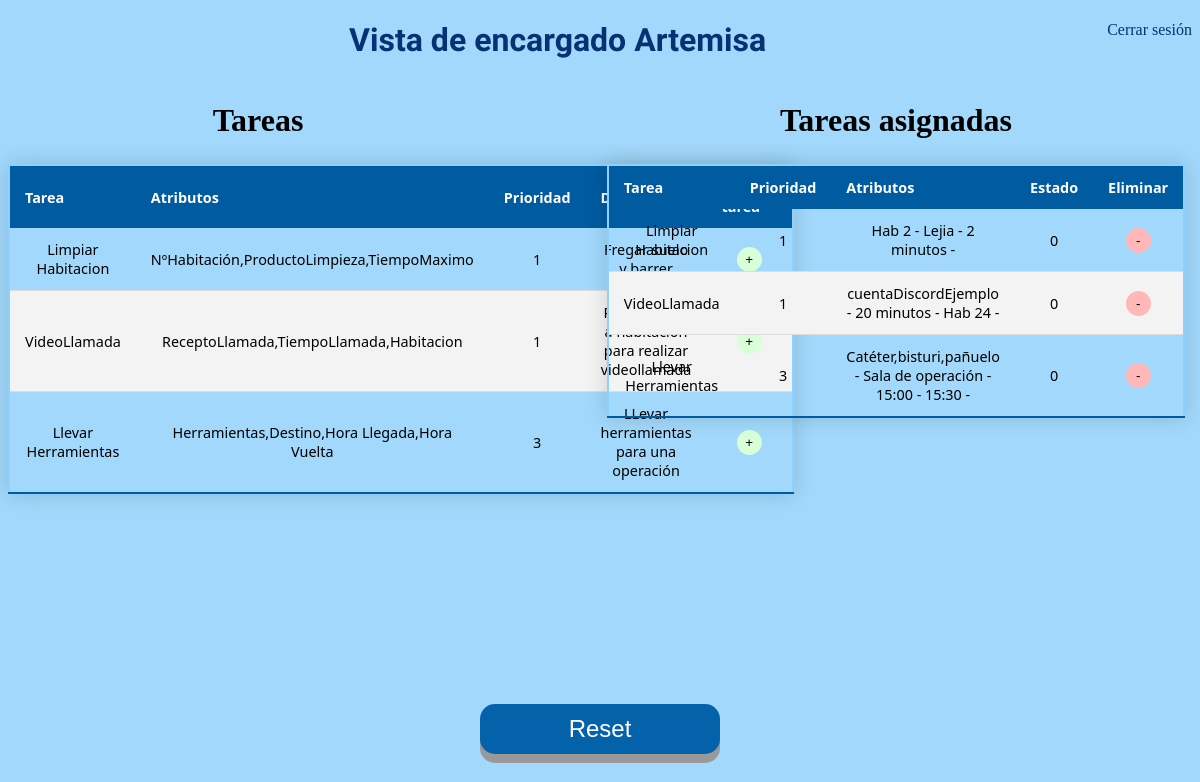
/interfaz_encargado.html, run on the app's committed database.
### app.py (models this page shows)
class Todo(db.Model): #Tabla para tareas creadas
    id = db.Column(db.Integer, primary_key=True)
    content = db.Column(db.String(200), nullable=False)
    priority = db.Column(db.String(200))        # prioridad
    descripcion = db.Column(db.String(200))             # Descripcion
    atributos = db.Column(db.String(800))               # Atributos

class InstanciaTarea(db.Model):
    id = db.Column(db.Integer, primary_key=True)
    content = db.Column(db.String(200), nullable=False)
    completed = db.Column(db.Integer, default=0)
    priority = db.Column(db.String(200))       # prioridad
    atributos_asignados = db.Column(db.String(800))

### app.py (the view)
@app.route('/interfaz_encargado.html', methods=['POST','GET'])   # Redireccion a Encargado
def encargado():
    tasks = Todo.query.order_by(Todo.id).all() # tareas ordenadas por id
    instancias = InstanciaTarea.query.order_by(InstanciaTarea.priority).all() # instancias de tareas ordenadas por prioridad
    return render_template('interfaz_encargado.html', tasks=tasks, instancias=instancias)

### templates/interfaz_encargado.html (shortened to what this page needs)
{% extends 'base.html' %}
{% block body %}
<a style="float:right" href="index.html">Cerrar sesión</a>
    <h1 class="principal" style="text-align:center"> Vista de encargado Artemisa</h1>
    <div class="inline-div-izquierda">
        <h1 class="Copper">Tareas</h1>
        <center>
            <table>
                <thead>
                    <tr>
                        <th> Tarea</th>
                        <th>Atributos</th>
                        <th>Prioridad</th>
                        <th>Descripción</th>
                        <th>Asignar tarea</th>
                    </tr>
                </thead>
                {% for task in tasks %}
                    {% if task.id!=1 %}
                            <tr>
                            <td> {{ task.content }}</td>
                            <td>
                                {{task.atributos}}
                            </td>
                            <td>
                                {{task.priority}}
                            </td>
                            <td>
                                {{task.descripcion}}
                            </td>
                            <td>
                                <button type="button" class="button3" onClick="window.location.href='/asignar/{{task.id}}';">+</button>
                            </td>
                        </tr>
                    {% endif %}
                {% endfor %}
            </table>
        </center>
    </div>
    <center>
        <div class="inline-div-derecha">
            <h1 class="Copper"> Tareas asignadas</h1>
            <center>
                <table>
                    <thead>
                        <tr>
                            <th> Tarea</th>
                            <th>Prioridad</th>
                            <th>Atributos</th>
                            <th>Estado</th>
                            <th>Eliminar</th>
                        </tr>
                    </thead>
                    {% for inst in instancias %}
                        {% if inst.id!=0 %}
                                <tr>
                                <td> {{ inst.content }}</td>
                                <td>
                                    {{ inst.priority }}
                                </td>
                                <td>
                                    {{ inst.atributos_asignados }}
                                </td>
                                <td>
                                    {{ inst.completed }}
                                </td>
                                <td>
                                    <button type="button" class="button4" onClick="window.location.href='/delete_Asignada/{{inst.id}}';">-</button>
                                </td>
                            </tr>
                        {% endif %}
                    {% endfor %}
                </table>
        </div>
    </center>
    <button id="boton2" class="button2" onclick="window.location.href='interfaz_encargado.html';">Reset</button>
{% endblock %}

### static/css/main.css (style rules this page uses)
a:link { text-decoration: none; color: rgb(6, 50, 115); }
body { background-color: #a1d8fb; }
h1.Copper { font-family: Copperplate, Papyrus, fantasy; text-align: center }
h1.principal { font-family: "Audiowide", sans-serif; color: rgb(6, 50, 115); }
.button2 { width: 20%; height: 50px; position: absolute; top: 88%; left: 40%; font-size: 24px; text-align: center; position: absolute; bottom: 30px; right: 600px; cursor: pointer; outline: none; color: #fff; background-color: #0462aa; border: none; border-radius: 15px; box-shadow: 0 9px #999; }
.button3 { width: 25px; height: 25px; border: none; border-radius: 15px; background-color: #d8ffd8; }
.button4 { width: 25px; height: 25px; border: none; border-radius: 15px; background-color: #ffb7b7; }
.inline-div-derecha { width: 50%; float: right; }
.inline-div-izquierda { width: 500px; float: left; }
table { border: 2px solid rgb(140, 209, 255); border-collapse: collapse; width: 95%; margin: 25px 0; font-size: 0.9em; font-family: "Segoe UI"; text-align: center; min-width: 400px; box-shadow: 0 0 20px rgba(0, 0, 0, 0.15); }
thead tr { background-color: #005ba0; color: #ffffff; text-align: left; }
th, td { padding: 12px 15px; }
tbody tr { border-bottom: 1px solid #dddddd; }
tbody tr:nth-of-type(even) { background-color: #f3f3f3; }
tbody tr:last-of-type { border-bottom: 2px solid #005ba0; }

### data on the page
Todo: content "Limpiar Habitacion", atributos "NºHabitación,ProductoLimpieza,TiempoMaximo", priority "1", descripcion "Fregar suelo y barrer"
Todo: content "VideoLlamada", atributos "ReceptoLlamada,TiempoLlamada,Habitacion", priority "1", descripcion "Robot acude a habitación para realizar videollamada"
Todo: content "Llevar Herramientas", atributos "Herramientas,Destino,Hora Llegada,Hora Vuelta", priority "3", descripcion "LLevar herramientas para una operación"
InstanciaTarea: content "Limpiar Habitacion", priority "1", atributos_asignados "Hab 2 - Lejia - 2 minutos -", completed "0"
InstanciaTarea: content "VideoLlamada", priority "1", atributos_asignados "cuentaDiscordEjemplo - 20 minutos - Hab 24 -", completed "0"
InstanciaTarea: content "Llevar Herramientas", priority "3", atributos_asignados "Catéter,bisturi,pañuelo - Sala de operación - 15:00 - 15:30 -", completed "0"
